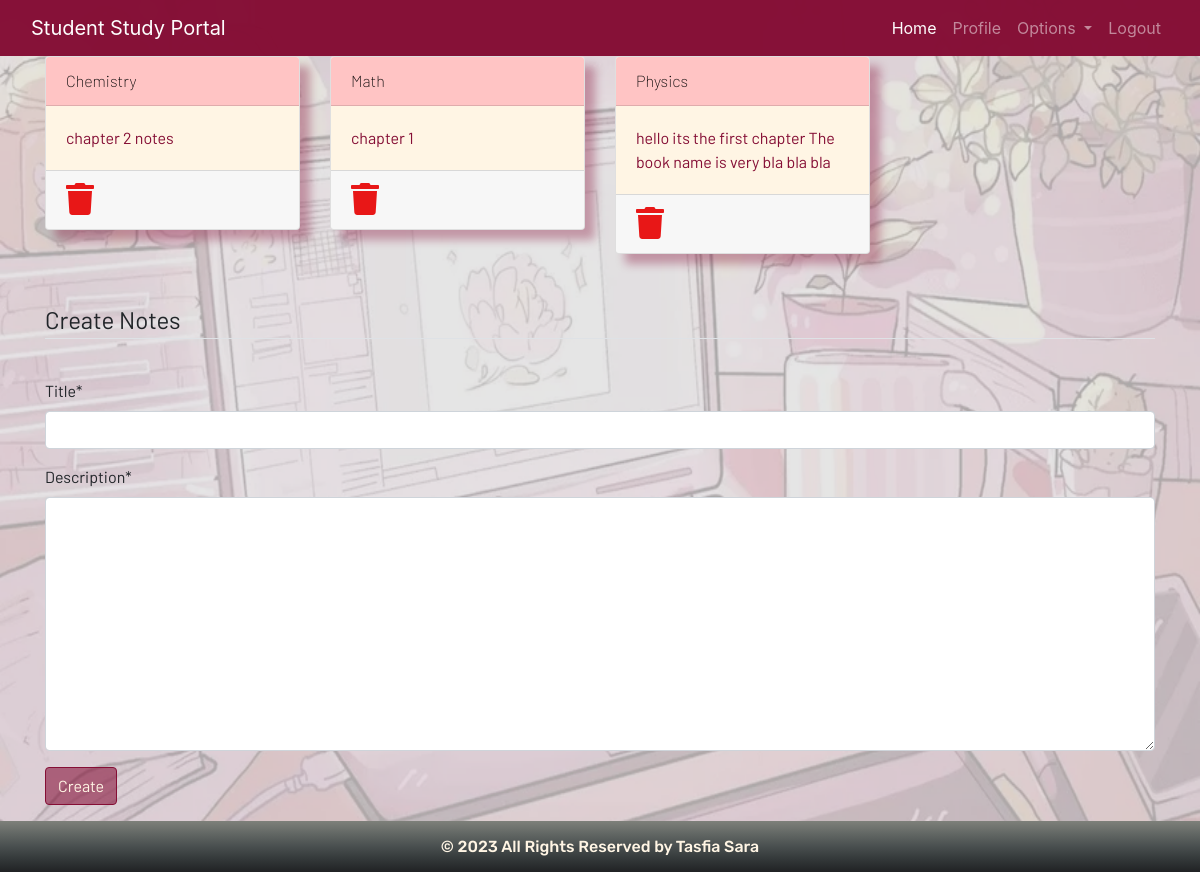
Screenshot of /notes (signed in) with the database file from the repository.
### dashboard/models.py (models this page shows, shortened)
class Notes(models.Model):
    user = models.ForeignKey(User, on_delete=models.CASCADE)
    title = models.CharField(max_length=200)
    description = models.TextField()
    class Meta:
        verbose_name = "notes"
        verbose_name_plural = "notes"

### dashboard/views.py (the view)
# urls.py: path('notes',views.notes,name="notes"),
def notes(request):
  if request.method == "POST":
    form = NotesForm(request.POST)
    if form.is_valid():
        notes = Notes(user=request.user,title=request.POST['title'],description=request.POST['description'])
        notes.save()
    messages.success(request,f"Notes added from {request.user.username} Sucessfully!")
  else:
    form = NotesForm()
  notes =  Notes.objects.filter(user=request.user)
  context = {'notes' : notes, 'form':form}
  return render(request,'dashboard/notes.html',context)

### dashboard/forms.py
class NotesForm(forms.ModelForm):
    class Meta:
        model = Notes
        fields = ['title','description']

### dashboard/templates/dashboard/notes.html (shortened to what this page needs)
{% extends 'dashboard/base.html' %}
{% load static %}
{% load crispy_forms_tags %}
{% block content %}
<div class="container">
    <div class="row">
        {% for note in notes %}
        <div class="col-md-3">
            <a href="{% url 'notes-detail' note.id%}">
                <div class="card">
                    <div class="card-header">{{note.title}}</div>
                    <div class="card-body">{{note.description|slice:"0:100"}}</div>
                    <div class="card-footer mt-auto "><a href="{% url 'delete-note' note.id%}">
                        <i class="fa fa-trash fa-2x"></i></a>
                    </div>
                </div>
            </a>
        </div>
        {% endfor %}
        <br><br>
    </div>
</div>
<br><br>
<div class="container">
    <form method="POST">
        <fieldset class="form-group">
            <legend class="border-bottom mb-4">Create Notes</legend>
        </fieldset>
        {{form|crispy}}
        <div class="form-group">
            <button href="" class="btn btn-outline-info" type="submit">
                Create
            </button>
        </div>
    </form>
</div>
{% endblock content %}

### static/css/style.css (style rules this page uses)
html { scroll-behavior: smooth; height: 100%; width: 100%; }
.card { box-shadow: 10px 10px 10px #850e365d; }
.card-header { color: rgb(0, 0, 0) !important; background: rgb(255, 196, 196) !important; font-weight: 200; transition: 0.3s ease-in; }
.btn { background-color: #850e3690; }
.btn-outline-info { color: #FFF5E4; border-color: #850E35; }
html, body { max-width: 100%; overflow-x: hidden; height: 100%; width: 100%; }
body { background-image: url('../images/bg1.png') !important ; background-repeat: no-repeat; background-color: rgba(0, 0, 0, 0.135); background-size: 100% 100%; overflow-x: hidden; background-repeat: no-repeat; }
.card-header { background-color: #FFF5E4; }
.fa { color: #e81717 !important; }
.card-body { background-color: #FFF5E4; color: #850E35; }

### rows the page displays
Notes: title "Chemistry", description "chapter 2 notes"
Notes: title "Math", description "chapter 1"
Notes: title "Physics", description "hello its the first chapter The book name is very bla bla bla"
